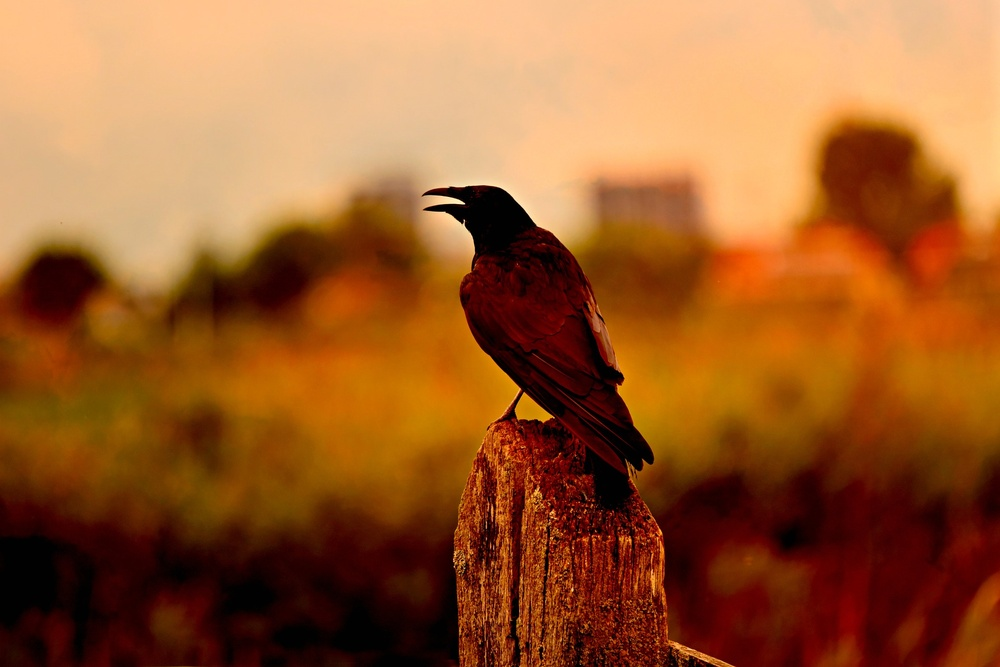
#> input picture image/9.jpg, 1000 x 667 px, shrunk from 1920 x 1281 before the run
$ python '9. 색상 공간 변환.py'
#> lines starting #> are read from the running program, lines starting #| are printed output that depends on the picture
# Import Library
import cv2

# 이미지 경로 설정
src = cv2.imread("image/9.jpg", cv2.IMREAD_COLOR)
#> src is the input picture: shape (667, 1000, 3); mean B, G, R 46, 92.6, 154.7
# 이미지 색상 공간 변경
# cv2.cvtColor(src, code, dstCn) : 입력 이미지(src), 색상변환코드(code), 출력채널(dstCn)으로
# 출력이미지(dst)를 생성합니다.
# 색상 변환 코드는 원본 이미지, 색상 공간 결과 이미지 색상 공간을 의미합니다.
# 원본 이미지 색상 공간은 원본 이미지와 일치해야 합니다.
dst = cv2.cvtColor(src, cv2.COLOR_BGR2GRAY)
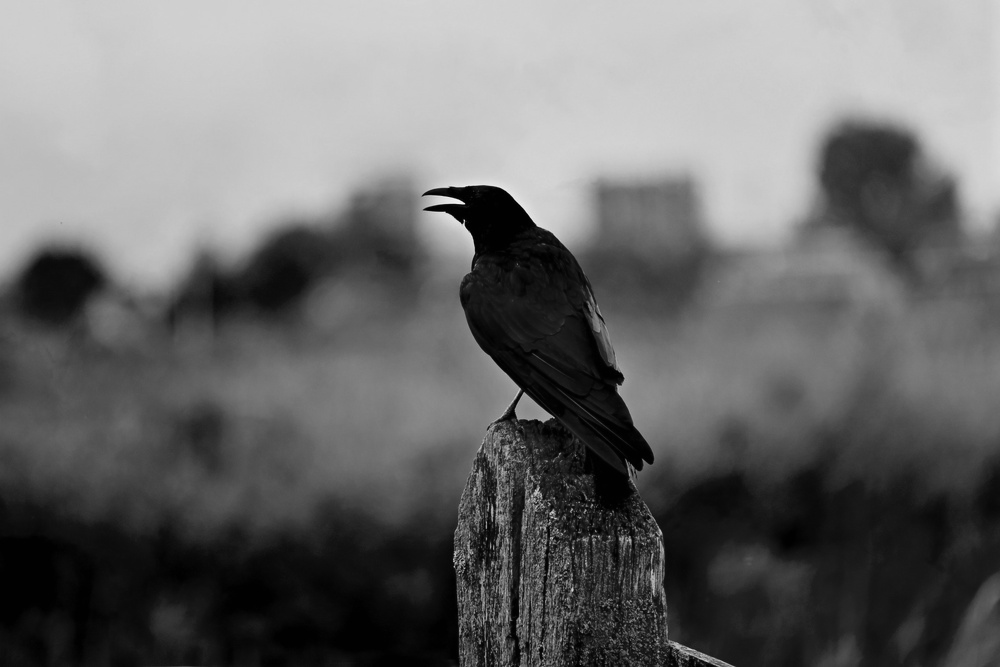
#> dst: shape (667, 1000); min 0, max 248, mean 105.8
# 이미지 출력 함수
cv2.imshow("src", src)
cv2.imshow("dst", dst)
# 키 입력 대기 함수
cv2.waitKey()
# 윈도우 창 제거 함수
cv2.destroyAllWindows()

$ run again, with image/13.jpg copied over image/9.jpg
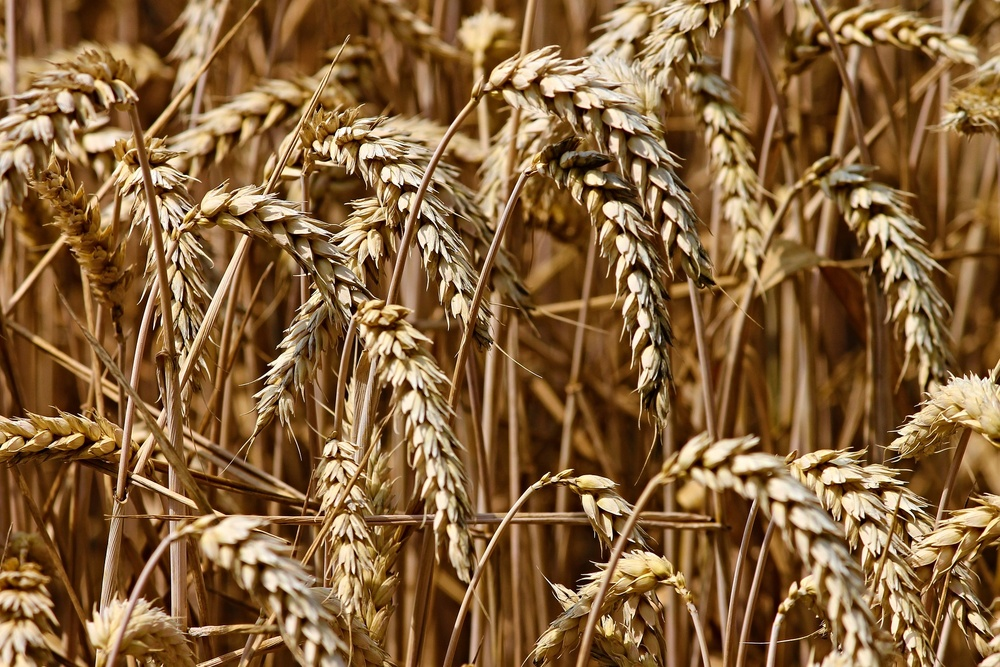
#> input picture image/13.jpg, 1000 x 667 px, shrunk from 1920 x 1280 before the run
#> src is the input picture: shape (667, 1000, 3); mean B, G, R 59.6, 99.1, 134.7
#> `dst = cv2.cvtColor(src, cv2.COLOR_BGR2GRAY)`:
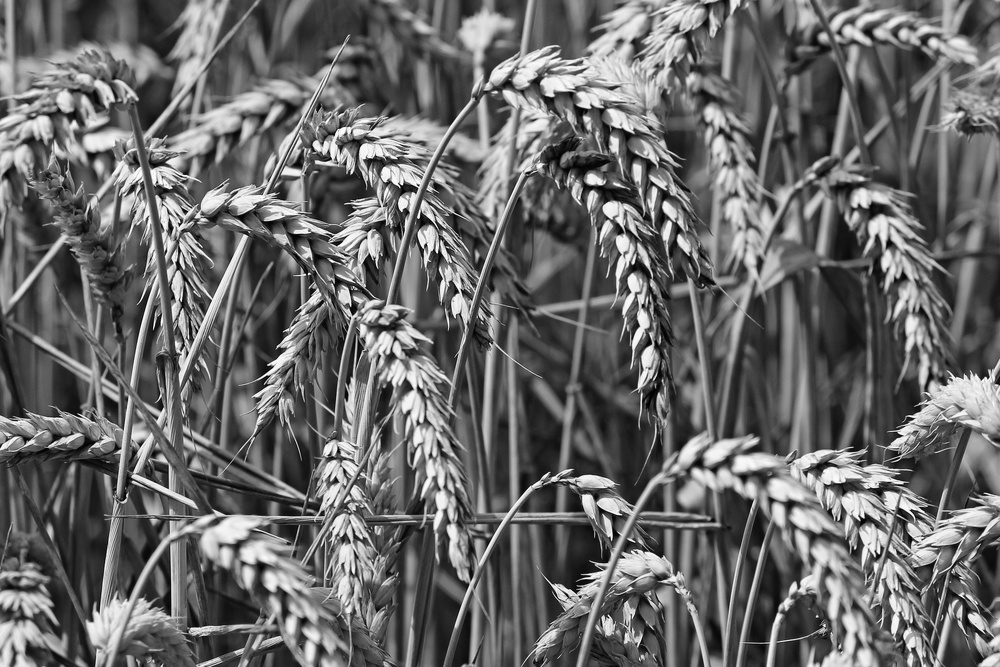
#> dst: shape (667, 1000); min 1, max 254, mean 105.3

$ run again, with image/14.jpg copied over image/9.jpg
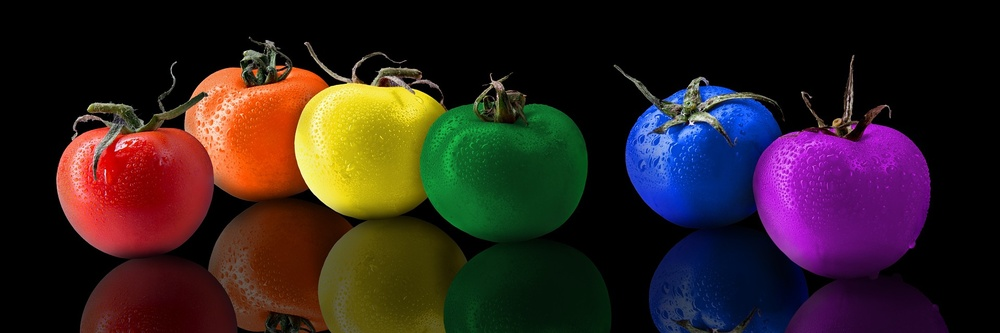
#> input picture image/14.jpg, 1000 x 333 px, shrunk from 1920 x 640 before the run
#> src is the input picture: shape (333, 1000, 3); mean B, G, R 31.8, 32.8, 48.3
#> `dst = cv2.cvtColor(src, cv2.COLOR_BGR2GRAY)`:
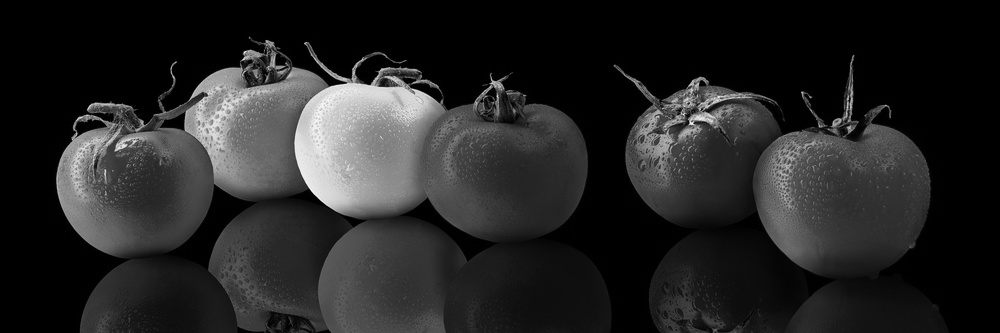
#> dst: shape (333, 1000); min 0, max 253, mean 37.3

$ run again, with image/16.jpg copied over image/9.jpg
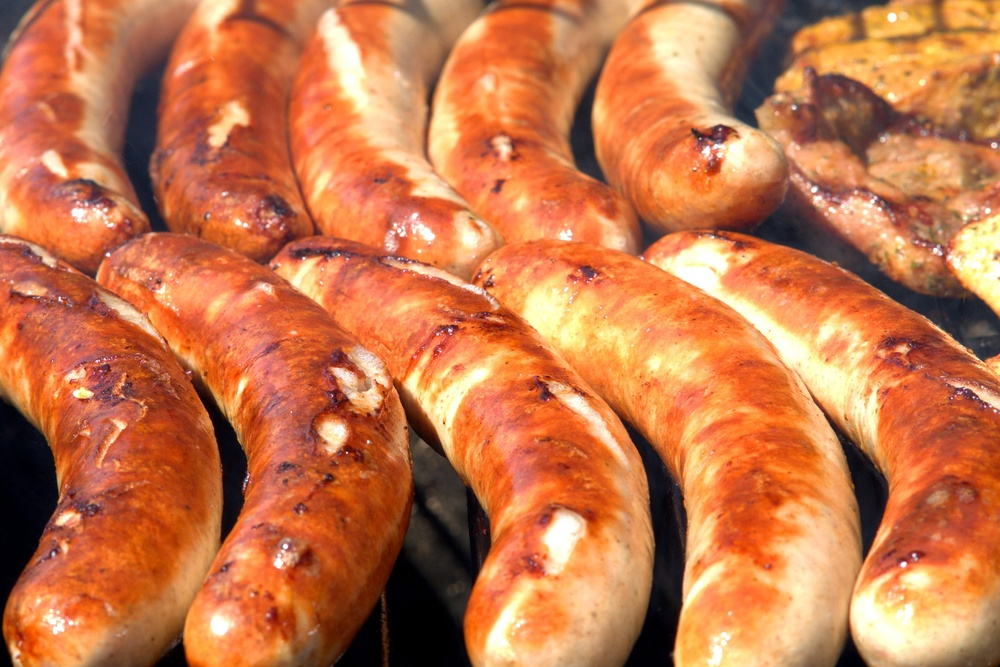
#> input picture image/16.jpg, 1000 x 667 px, shrunk from 1920 x 1280 before the run
#> src is the input picture: shape (667, 1000, 3); mean B, G, R 74.5, 118.1, 197.6
#> `dst = cv2.cvtColor(src, cv2.COLOR_BGR2GRAY)`:
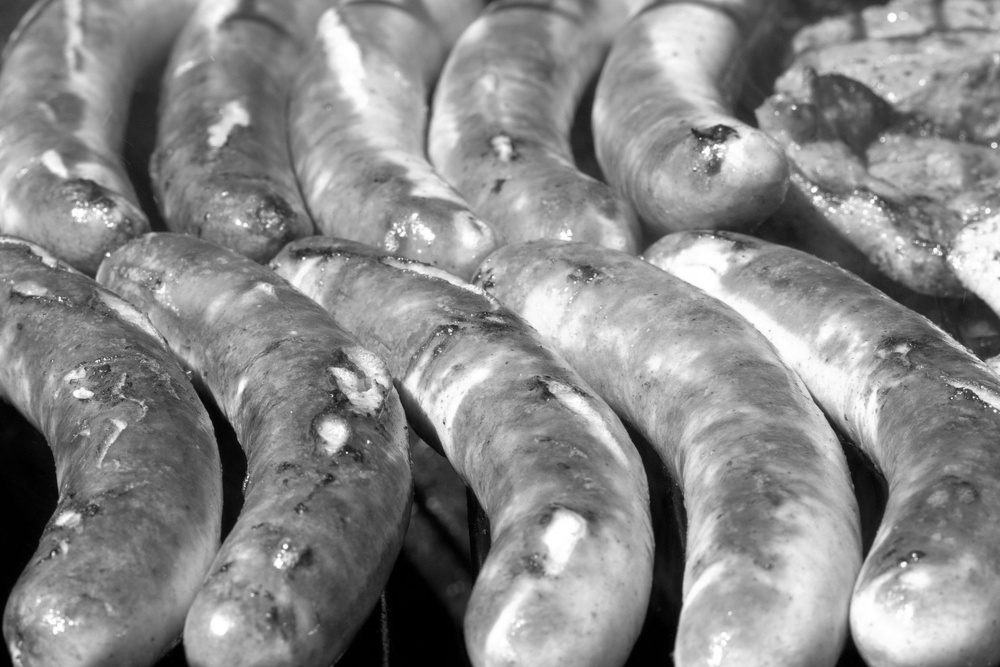
#> dst: shape (667, 1000); min 0, max 255, mean 136.9
